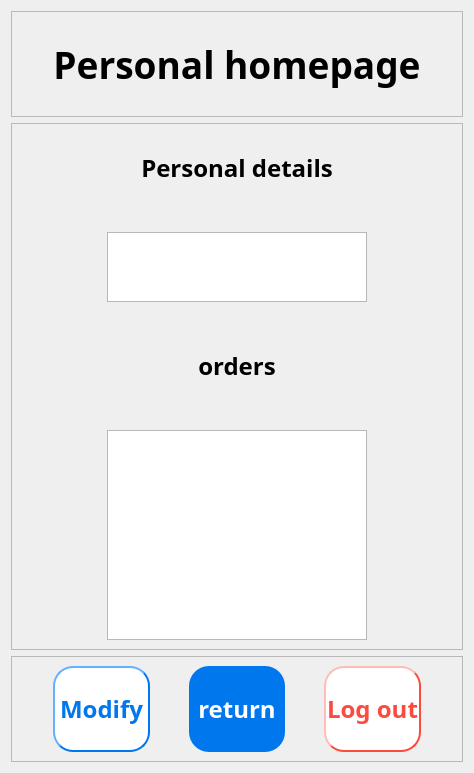
           <widget class="QWidget" name="page_3">
            <layout class="QVBoxLayout" name="verticalLayout_20">
             <item>
              <layout class="QVBoxLayout" name="verticalLayout_19" stretch="1,5,1">
               <item>
                <widget class="QFrame" name="frame_32">
                 <property name="frameShape">
                  <enum>QFrame::StyledPanel</enum>
                 </property>
                 <property name="frameShadow">
                  <enum>QFrame::Raised</enum>
                 </property>
                 <layout class="QGridLayout" name="gridLayout_64">
                  <item row="0" column="0">
                   <layout class="QGridLayout" name="gridLayout_63">
                    <item row="0" column="0">
                     <widget class="QLabel" name="label_32">
                      <property name="font">
                       <font>
                        <family>Bahnschrift SemiBold</family>
                        <pointsize>28</pointsize>
                        <weight>75</weight>
                        <bold>true</bold>
                       </font>
                      </property>
                      <property name="text">
                       <string>Personal homepage</string>
                      </property>
                      <property name="alignment">
                       <set>Qt::AlignCenter</set>
                      </property>
                     </widget>
                    </item>
                   </layout>
                  </item>
                 </layout>
                </widget>
               </item>
               <item>
                <widget class="QFrame" name="frame_31">
                 <property name="frameShape">
                  <enum>QFrame::StyledPanel</enum>
                 </property>
                 <property name="frameShadow">
                  <enum>QFrame::Raised</enum>
                 </property>
                 <layout class="QGridLayout" name="gridLayout_66">
                  <item row="0" column="0">
                   <layout class="QGridLayout" name="gridLayout_65" rowstretch="3,1,3,1,3,1,9" columnstretch="1,3,1">
                    <item row="6" column="1">
                     <widget class="QTableWidget" name="tableWidget"/>
                    </item>
                    <item row="2" column="0">
                     <spacer name="horizontalSpacer_39">
                      <property name="orientation">
                       <enum>Qt::Horizontal</enum>
                      </property>
                      <property name="sizeHint" stdset="0">
                       <size>
                        <width>40</width>
                        <height>20</height>
                       </size>
                      </property>
                     </spacer>
                    </item>
                    <item row="5" column="1">
                     <spacer name="verticalSpacer_24">
                      <property name="orientation">
                       <enum>Qt::Vertical</enum>
                      </property>
                      <property name="sizeHint" stdset="0">
                       <size>
                        <width>20</width>
                        <height>40</height>
                       </size>
                      </property>
                     </spacer>
                    </item>
                    <item row="2" column="1">
                     <widget class="QTextBrowser" name="textBrowser_2">
                      <property name="font">
                       <font>
                        <family>Bahnschrift SemiBold</family>
                        <pointsize>18</pointsize>
                        <weight>75</weight>
                        <bold>true</bold>
                       </font>
                      </property>
                     </widget>
                    </item>
                    <item row="0" column="1">
                     <widget class="QLabel" name="label_33">
                      <property name="font">
                       <font>
                        <family>Bahnschrift SemiBold</family>
                        <pointsize>18</pointsize>
                        <weight>75</weight>
                        <bold>true</bold>
                       </font>
                      </property>
                      <property name="text">
                       <string>Personal details</string>
                      </property>
                      <property name="alignment">
                       <set>Qt::AlignCenter</set>
                      </property>
                     </widget>
                    </item>
                    <item row="4" column="1">
                     <widget class="QLabel" name="label_34">
                      <property name="font">
                       <font>
                        <family>Bahnschrift SemiBold</family>
                        <pointsize>18</pointsize>
                        <weight>75</weight>
                        <bold>true</bold>
                       </font>
                      </property>
                      <property name="text">
                       <string>orders</string>
                      </property>
                      <property name="alignment">
                       <set>Qt::AlignCenter</set>
                      </property>
                     </widget>
                    </item>
                    <item row="3" column="1">
                     <spacer name="verticalSpacer_23">
                      <property name="orientation">
                       <enum>Qt::Vertical</enum>
                      </property>
                      <property name="sizeHint" stdset="0">
                       <size>
                        <width>20</width>
                        <height>40</height>
                       </size>
                      </property>
                     </spacer>
                    </item>
                    <item row="2" column="2">
                     <spacer name="horizontalSpacer_40">
                      <property name="orientation">
                       <enum>Qt::Horizontal</enum>
                      </property>
                      <property name="sizeHint" stdset="0">
                       <size>
                        <width>40</width>
                        <height>20</height>
                       </size>
                      </property>
                     </spacer>
                    </item>
                    <item row="1" column="1">
                     <spacer name="verticalSpacer_25">
                      <property name="orientation">
                       <enum>Qt::Vertical</enum>
                      </property>
                      <property name="sizeHint" stdset="0">
                       <size>
                        <width>20</width>
                        <height>40</height>
                       </size>
                      </property>
                     </spacer>
                    </item>
                   </layout>
                  </item>
                 </layout>
                </widget>
               </item>
               <item>
                <widget class="QFrame" name="frame_30">
                 <property name="frameShape">
                  <enum>QFrame::StyledPanel</enum>
                 </property>
                 <property name="frameShadow">
                  <enum>QFrame::Raised</enum>
                 </property>
                 <layout class="QGridLayout" name="gridLayout_68">
                  <item row="0" column="0">
                   <layout class="QGridLayout" name="gridLayout_67" columnstretch="1,3,1,3,1,3,1">
                    <item row="0" column="1">
                     <widget class="QPushButton" name="pushButton_3">
                      <property name="sizePolicy">
                       <sizepolicy hsizetype="Minimum" vsizetype="Expanding">
                        <horstretch>0</horstretch>
                        <verstretch>0</verstretch>
                       </sizepolicy>
                      </property>
                      <property name="font">
                       <font>
                        <family>Bahnschrift SemiBold</family>
                        <pointsize>18</pointsize>
                        <weight>75</weight>
                        <bold>true</bold>
                       </font>
                      </property>
                      <property name="styleSheet">
                       <string notr="true">QPushButton{background-color: rgb(255,255,255); border-radius:20px; color:rgb(0, 119, 237);border-width:2px;border-color:rgb(0, 119, 237);border-style:outset;}</string>
                      </property>
                      <property name="text">
                       <string>Modify</string>
                      </property>
                     </widget>
                    </item>
                    <item row="0" column="2">
                     <spacer name="horizontalSpacer_42">
                      <property name="orientation">
                       <enum>Qt::Horizontal</enum>
                      </property>
                      <property name="sizeHint" stdset="0">
                       <size>
                        <width>40</width>
                        <height>20</height>
                       </size>
                      </property>
                     </spacer>
                    </item>
                    <item row="0" column="0">
                     <spacer name="horizontalSpacer_41">
                      <property name="orientation">
                       <enum>Qt::Horizontal</enum>
                      </property>
                      <property name="sizeHint" stdset="0">
                       <size>
                        <width>40</width>
                        <height>20</height>
                       </size>
                      </property>
                     </spacer>
                    </item>
                    <item row="0" column="3">
                     <widget class="QPushButton" name="to_book_info_page_3">
                      <property name="sizePolicy">
                       <sizepolicy hsizetype="Minimum" vsizetype="Expanding">
                        <horstretch>0</horstretch>
                        <verstretch>0</verstretch>
                       </sizepolicy>
                      </property>
                      <property name="font">
                       <font>
                        <family>Bahnschrift SemiBold</family>
                        <pointsize>18</pointsize>
                        <weight>75</weight>
                        <bold>true</bold>
                       </font>
                      </property>
                      <property name="styleSheet">
                       <string notr="true">QPushButton{background-color: rgb(0, 119, 237); border-radius:20px; color:rgb(255,255,255);}</string>
                      </property>
                      <property name="text">
                       <string>return</string>
                      </property>
                     </widget>
                    </item>
                    <item row="0" column="5">
                     <widget class="QPushButton" name="to_sign_in_page_3">
                      <property name="sizePolicy">
                       <sizepolicy hsizetype="Minimum" vsizetype="Expanding">
                        <horstretch>0</horstretch>
                        <verstretch>0</verstretch>
                       </sizepolicy>
                      </property>
                      <property name="font">
                       <font>
                        <family>Bahnschrift SemiBold</family>
                        <pointsize>18</pointsize>
                        <weight>75</weight>
                        <bold>true</bold>
                       </font>
                      </property>
                      <property name="styleSheet">
                       <string notr="true">QPushButton{background-color: rgb(255,255,255); border-radius:20px; color:rgb(251, 74, 62);border-width:2px;border-color:rgb(251, 74, 62);border-style:outset;}</string>
                      </property>
                      <property name="text">
                       <string>Log out</string>
                      </property>
                     </widget>
                    </item>
                    <item row="0" column="4">
                     <spacer name="horizontalSpacer_43">
                      <property name="orientation">
                       <enum>Qt::Horizontal</enum>
                      </property>
                      <property name="sizeHint" stdset="0">
                       <size>
                        <width>40</width>
                        <height>20</height>
                       </size>
                      </property>
                     </spacer>
                    </item>
                    <item row="0" column="6">
                     <spacer name="horizontalSpacer_44">
                      <property name="orientation">
                       <enum>Qt::Horizontal</enum>
                      </property>
                      <property name="sizeHint" stdset="0">
                       <size>
                        <width>40</width>
                        <height>20</height>
                       </size>
                      </property>
                     </spacer>
                    </item>
                   </layout>
                  </item>
                 </layout>
                </widget>
               </item>
              </layout>
             </item>
            </layout>
           </widget>
